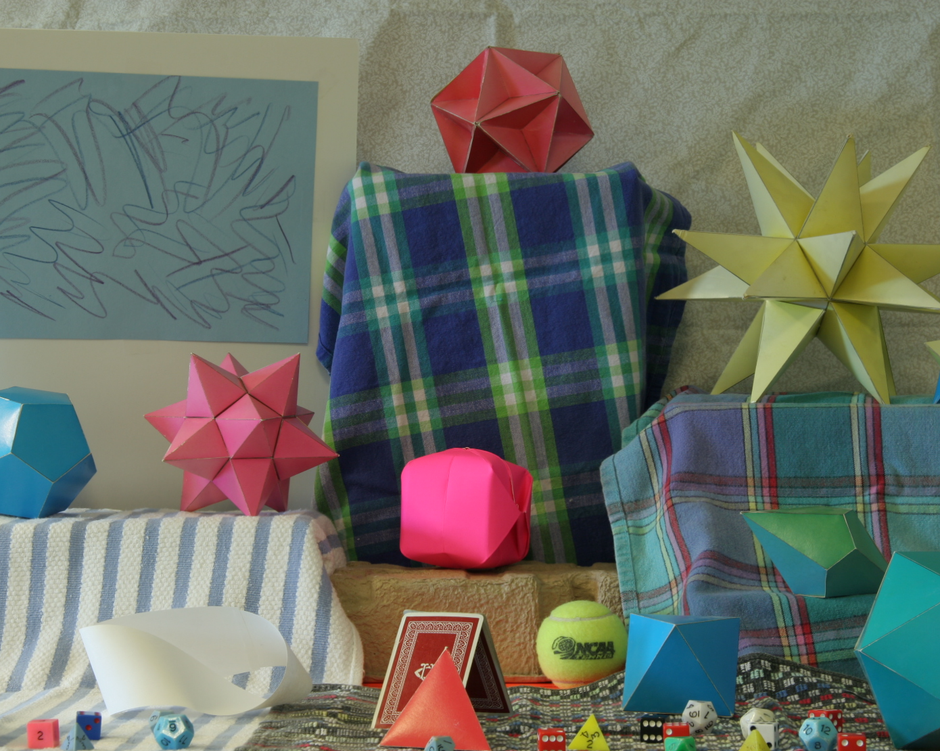
//> input picture StereoMatching/Dataset/moebius_view1.png, 940 x 751 px, shrunk from 1390 x 1110 before the run
$ ./main ../Dataset/moebius_view1.png ../Dataset/moebius_view5.png   (built with g++ and OpenCV 4)
//> lines starting //> are read from the running program, lines starting //| are printed output that depends on the picture
### StereoMatching/Code/Utility.h
#pragma once
#ifndef __UTILITY__
#define __UTILITY__

#include <iostream>
#include <opencv2/opencv.hpp>
#include <fstream>
#include <sstream>
#include <ppl.h>

class Utility {
public:
	void Disparity2PointCloud(std::string& output_file, int height, int width, cv::Mat& disparities, int& window_size,
							  int& dmin, double& baseline, double& focal_length);
	void saveDisparityImage(std::string& fileName, cv::Mat& disparity);

};


#endif // !__UTILITY__

### StereoMatching/Code/NaiveApproach.h
#pragma once
#ifndef __NAIVE__
#define __NAIVE__

#include <opencv2/opencv.hpp>
#include <iostream>
#include <omp.h>
#include <Windows.h>


class Naive {
public:
	Naive(int window_size, cv::Mat& image1, cv::Mat& image2, int dmin, double focal_length, double baseline);
	void NaiveMatchingCalculation();
	void NaiveMatching_OpenCV();			//Opencv stereo matching methods

private:
	int winSize, dmin;
	cv::Mat img1, img2;
	double focal_length, baseline;

	/*http://www.cs.cmu.edu/~16385/s17/Slides/13.2_Stereo_Matching.pdf*/
	void NaiveMatching_SSD();									//sum of squared intensity difference
	void NaiveMatching_NormalisedSSD();							//Normalised sum of squared differences
	void NaiveMatching_SAD();									//sum of absolute intensity difference
	void NaiveMatching_ZSAD();									//zero mean sum of absolute intensity difference
	void NaiveMatching_LSSAD();									//locally scaled sum of squared intensity difference
	void NaiveMatching_NormalisedCrossCorrelation();			//normalised cross correlation
	void NaiveMatching_CrossCorrelation();						//normalised sum of squared intensity difference
	void saveDisparityImage(std::string& fileName, cv::Mat& disparity);

};
#endif // !__NAIVE__

### StereoMatching/Code/DynamicApproach.h
#pragma once
#ifndef  __DYNAMIC__
#define __DYNAMIC__

#include <opencv2/opencv.hpp>
#include <iostream>
#include <omp.h>
#include <Windows.h>

class Dynamic {
public:
	Dynamic(cv::Mat& image1, cv::Mat& image2, int window_size, float weight, int dmin,
			double focal_length, double baseline, double cx_d, double cy_d, double doffs);
	void DynamicApproachCalculation();

private:
	int winSize, dmin;
	double cx_d, cy_d, doffs, focal_length, baseline;
	float occlusion;
	cv::Mat img1, img2;

	float DisparitySpaceImage(int row, int lr, int rr);

	enum MatchParams
	{
		Match = 0,
		LeftOcc = 1,
		RightOcc = 2
	};
};

#endif // ! __DYNAMIC__

### StereoMatching/Code/main.cpp
/************************************************************************************************
A. Stereo matching techniques:
1. Naive stereo matching
2. Dynamic programming approach - make parameters tunable
B. Display disparity images
C. Save disparity images to 3D point cloud
Extra points : parallelising/fast implementation, compare solution to existing implementation
**************************************************************************************************/


#include <opencv2/opencv.hpp>
#include <iostream>
#include <string>

#include "DynamicApproach.h"
#include "NaiveApproach.h"
#include "Utility.h"


int main(int argc, char** argv) {

  ////////////////
  // Parameters //
  ////////////////

  // camera setup parameters
  const double focal_length = 1978.175;
  const double baseline = 196.054;
  const double cx_d = 507.445;
  const double cy_d = 475.135;
  const double doffs = 57.87;

  // stereo estimation parameters
  const int dmin = 128;
  int window_size = 7;
  float weight = 500;
  const double scale = 3;

  // Commandline arguments

  if (argc < 3) {
    std::cerr << "Usage: " << argv[0] << " IMAGE1 IMAGE2 " << std::endl;
    return 1;
  }

  cv::Mat image1 = cv::imread(argv[1], cv::IMREAD_GRAYSCALE);
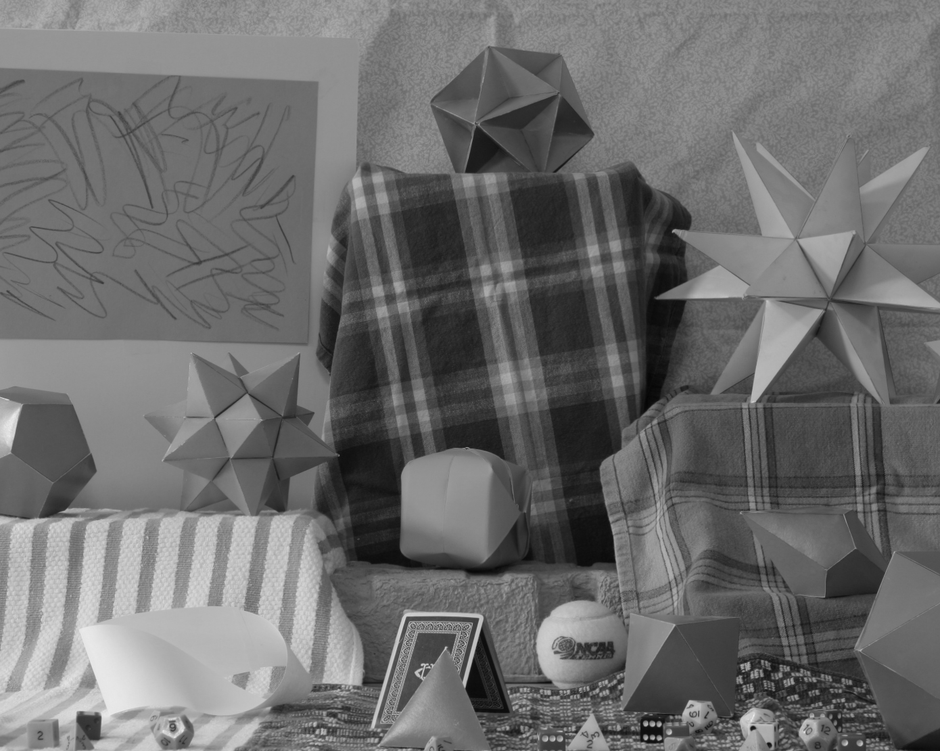
//> image1: 751 rows x 940 cols, CV_8UC1; min 5, max 236, mean 108.7
  cv::Mat image2 = cv::imread(argv[2], cv::IMREAD_GRAYSCALE);
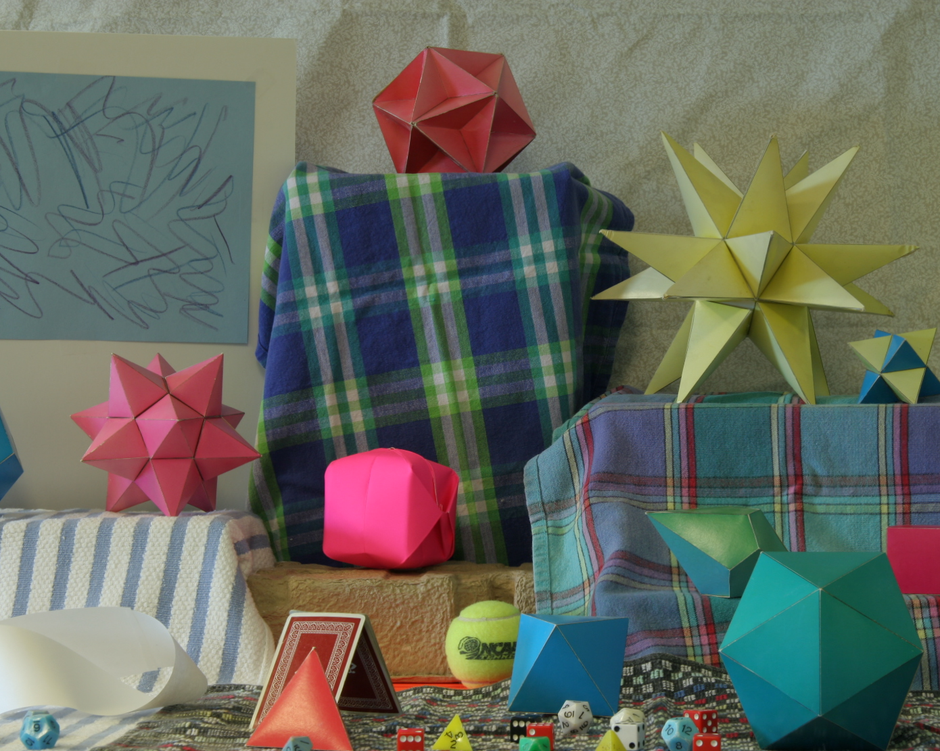
//> input picture StereoMatching/Dataset/moebius_view5.png, 940 x 751 px, shrunk from 1390 x 1110 before the run
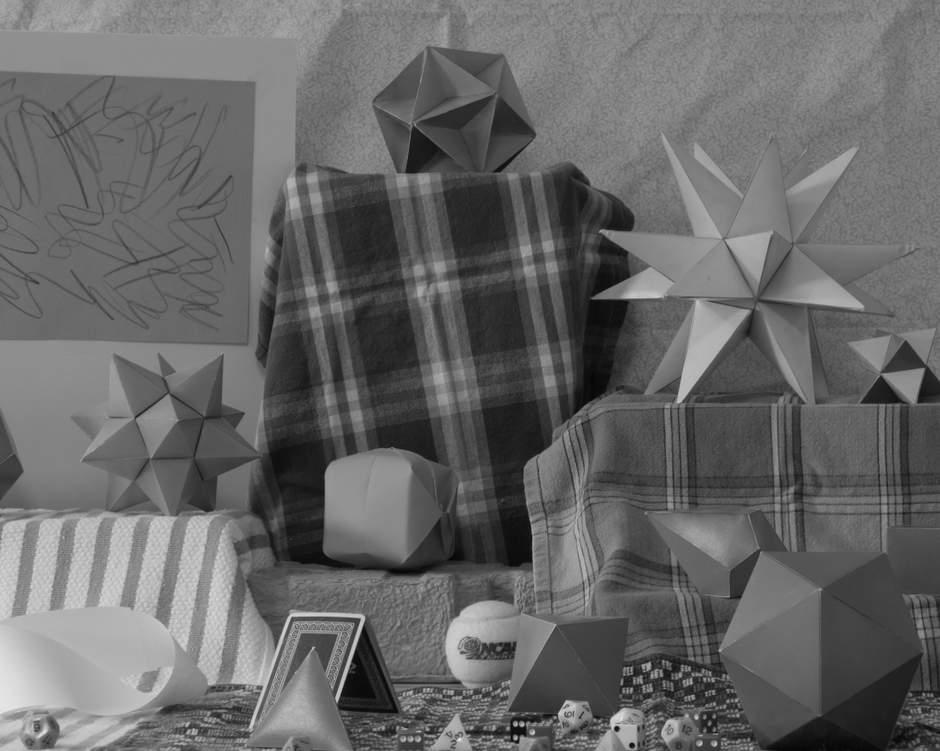
//> image2: 751 rows x 940 cols, CV_8UC1; min 5, max 238, mean 103.2

  if (!image1.data) {
    std::cerr << "No image1 data" << std::endl;
    return EXIT_FAILURE;
  }

  if (!image2.data) {
    std::cerr << "No image2 data" << std::endl;
    return EXIT_FAILURE;
  }

  std::cout << "Enter the window size:" << std::endl;
  std::cin >> window_size;
//> the answer given: 3
  std::cout << "Enter the occlusion weights:" << std::endl;
  std::cin >> weight;
//> the answer given: 0.5

  std::cout << "------------------ Parameters -------------------" << std::endl;
  std::cout << "focal_length = " << focal_length << std::endl;
  std::cout << "baseline = " << baseline << std::endl;
  std::cout << "window_size = " << window_size << std::endl;
  std::cout << "occlusion weights = " << weight << std::endl;
  std::cout << "disparity added due to image cropping = " << dmin << std::endl;
  std::cout << "scaling of disparity images to show = " << scale << std::endl;
  std::cout << "-------------------------------------------------" << std::endl;


  /*class instantiation*/
  Utility utility;
//> (the run ends here: the program needs code that is not available in this run, at `Naive naive(window_size, image1, image2, dmin, focal_length, baseline,..`)
